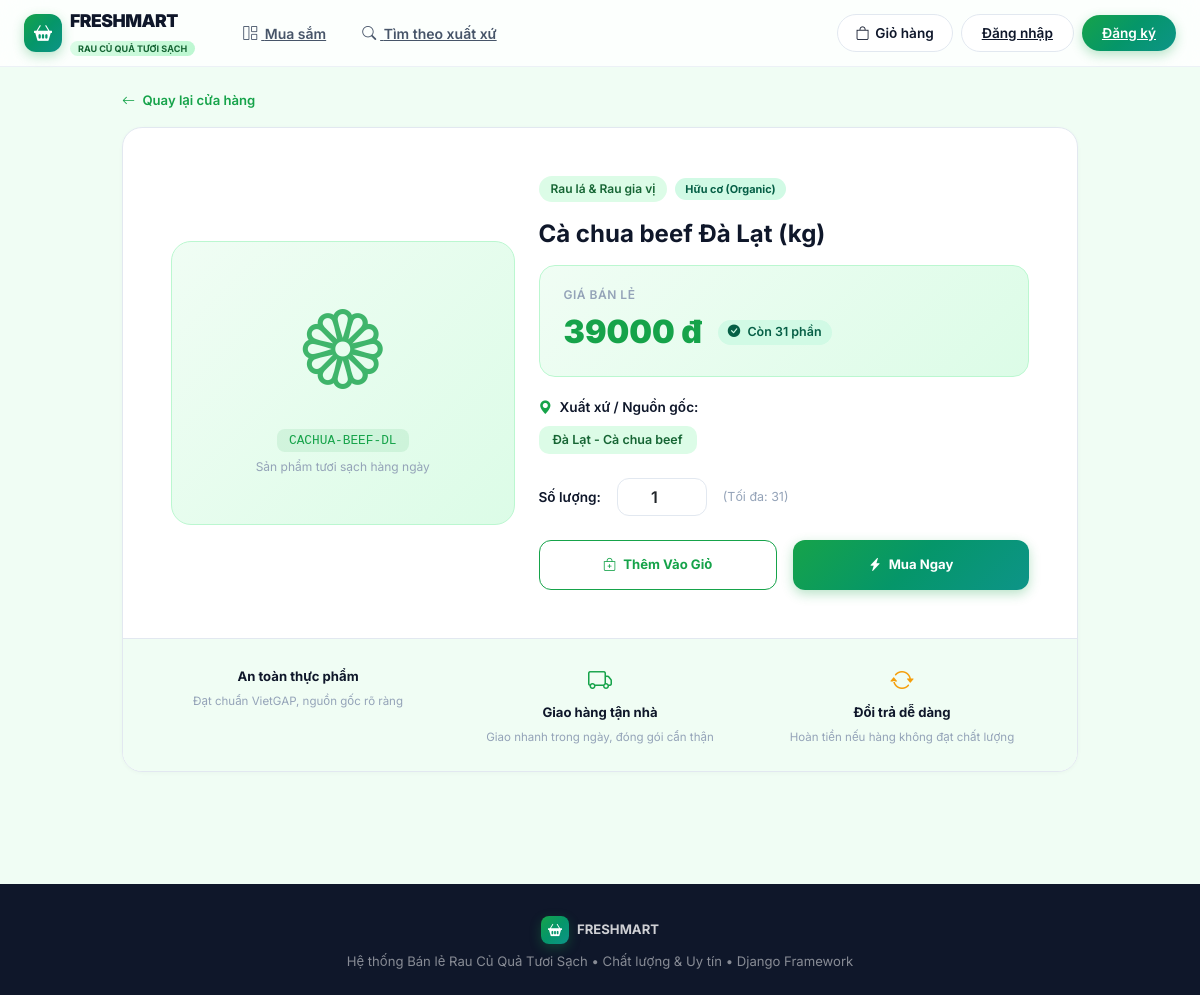
The page /product/9/ on the database its author committed.
### home/models.py (models this page shows, shortened)
class Product(models.Model):
    GRADE_CHOICES = [
        ('ZIN', 'Hữu cơ (Organic)'),
        ('LK1', 'Sạch (VietGAP)'),
        ('OEM', 'Thường'),
        ('DLC', 'Nhập khẩu (Import)'),
    ]
    sku = models.CharField(max_length=50, unique=True, verbose_name="Mã SKU")
    name = models.CharField(max_length=255, verbose_name="Tên sản phẩm")
    category = models.ForeignKey(Category, on_delete=models.PROTECT, related_name="products", verbose_name="Danh mục")
    grade = models.CharField(max_length=10, choices=GRADE_CHOICES, default='LK1', verbose_name="Phân loại chất lượng")
    compatible_models = models.ManyToManyField(
        PhoneModel,
        related_name="compatible_parts",
        blank=True,
        verbose_name="Giống loại / Nguồn gốc cụ thể"
    )
    cost_price = models.DecimalField(max_digits=12, decimal_places=0, default=0, verbose_name="Giá vốn (VNĐ)")
    retail_price = models.DecimalField(max_digits=12, decimal_places=0, default=0, verbose_name="Giá bán lẻ (VNĐ)")
    stock_quantity = models.IntegerField(default=0, verbose_name="Số lượng tồn kho")
    min_stock_alert = models.IntegerField(default=3, verbose_name="Mức cảnh báo tồn tối thiểu")
    location = models.CharField(max_length=100, blank=True, verbose_name="Vị trí kệ / quầy")
    created_at = models.DateTimeField(auto_now_add=True, verbose_name="Ngày tạo")
    updated_at = models.DateTimeField(auto_now=True, verbose_name="Cập nhật cuối")
    class Meta:
        verbose_name = "Sản phẩm"
        verbose_name_plural = "Danh mục Sản phẩm"
        ordering = ['category', 'name']

class Category(models.Model):
    name = models.CharField(max_length=100, unique=True, verbose_name="Tên danh mục")
    class Meta:
        verbose_name = "Danh mục sản phẩm"
        verbose_name_plural = "Danh mục sản phẩm"
        ordering = ['name']

class PhoneModel(models.Model):
    brand = models.ForeignKey(Brand, on_delete=models.CASCADE, related_name="models", verbose_name="Xuất xứ")
    name = models.CharField(max_length=100, verbose_name="Tên giống / loại cụ thể")
    class Meta:
        verbose_name = "Giống loại"
        verbose_name_plural = "Giống loại"
        unique_together = ('brand', 'name')
        ordering = ['brand__name', 'name']

class Brand(models.Model):
    name = models.CharField(max_length=100, unique=True, verbose_name="Xuất xứ / Nguồn gốc")
    class Meta:
        verbose_name = "Xuất xứ"
        verbose_name_plural = "Xuất xứ"
        ordering = ['name']

### home/views.py (the view)
# urls.py: path('product/<int:pk>/', views.product_detail, name='product_detail'),
def product_detail(request, pk):
    product = get_object_or_404(Product, pk=pk)
    related_products = Product.objects.filter(category=product.category).exclude(id=product.id)[:4]
    return render(request, 'shop/product_detail.html', {
        'product': product,
        'related_products': related_products,
    })

### home/context_processors.py (called while the page is built, shortened)
def cart_context(request):
    cart = request.session.get('cart', {})
    total_items = sum(cart.values())
    is_admin = False
    pending_orders_count = 0
    return {
        'cart_total_items': total_items,
        'is_admin': is_admin,
        'pending_orders_count': pending_orders_count,
    }

### home/templates/shop/product_detail.html (shortened to what this page needs)
{% extends 'shop/base_shop.html' %}
{% load humanize %}
{% block content %}
<div class="row justify-content-center">
    <div class="col-12 col-lg-10">
        <nav class="mb-3 anim-in" style="font-size:.82rem;">
            <a href="{% url 'home' %}" style="color:var(--brand-primary);text-decoration:none;font-weight:600;">
                <i class="bi bi-arrow-left me-1"></i> Quay lại cửa hàng
            </a>
        </nav>
        <div class="shop-card mb-4 anim-in anim-d1">
            <div class="p-4 p-md-5">
                <div class="row g-4 align-items-center">
                    <div class="col-12 col-md-5 text-center">
                        <div style="padding:48px 32px;background:linear-gradient(135deg,#f0fdf4,#dcfce7);border-radius:20px;border:1px solid #bbf7d0;">
                            {% if 'Rau' in product.category.name or 'rau' in product.name|lower %}
                                <i class="bi bi-flower1" style="font-size:5rem;color:#16a34a;opacity:.8;display:block;margin-bottom:16px;"></i>
                            {% elif 'Trái' in product.category.name or 'Quả' in product.category.name %}
                                <i class="bi bi-apple" style="font-size:5rem;color:#dc2626;opacity:.8;display:block;margin-bottom:16px;"></i>
                            {% elif 'Củ' in product.category.name or 'Khoai' in product.category.name %}
                                <i class="bi bi-egg-fill" style="font-size:5rem;color:#d97706;opacity:.8;display:block;margin-bottom:16px;"></i>
                            {% elif 'Nấm' in product.category.name %}
                                <i class="bi bi-cloud-fill" style="font-size:5rem;color:#8b5cf6;opacity:.8;display:block;margin-bottom:16px;"></i>
                            {% else %}
                                <i class="bi bi-basket" style="font-size:5rem;color:#16a34a;opacity:.8;display:block;margin-bottom:16px;"></i>
                            {% endif %}
                            <code style="font-size:.8rem;background:rgba(22,163,74,0.1);color:var(--brand-primary);padding:4px 12px;border-radius:8px;">{{ product.sku }}</code>
                            <div style="font-size:.75rem;color:var(--text-muted);margin-top:8px;">Sản phẩm tươi sạch hàng ngày</div>
                        </div>
                    </div>
                    <div class="col-12 col-md-7">
                        <div class="d-flex align-items-center gap-2 mb-3">
                            <span style="font-size:.75rem;font-weight:600;padding:4px 12px;border-radius:20px;background:#dcfce7;color:#166534;">{{ product.category.name }}</span>
                            {% if product.grade == 'ZIN' %}
                                <span class="grade-badge grade-zin">Hữu cơ (Organic)</span>
                            {% elif product.grade == 'LK1' %}
                                <span class="grade-badge grade-lk1">Sạch VietGAP</span>
                            {% elif product.grade == 'OEM' %}
                                <span class="grade-badge grade-oem">Thường</span>
                            {% else %}
                                <span class="grade-badge grade-dlc">Nhập khẩu</span>
                            {% endif %}
                        </div>
                        <h2 class="fw-bold mb-3" style="font-size:1.5rem;line-height:1.3;color:var(--text-primary);">{{ product.name }}</h2>
                        <div style="background:linear-gradient(135deg,#f0fdf4,#dcfce7);border-radius:16px;padding:20px 24px;border:1px solid #bbf7d0;margin-bottom:20px;">
                            <div style="font-size:.75rem;color:var(--text-muted);font-weight:600;text-transform:uppercase;letter-spacing:.5px;">Giá bán lẻ</div>
                            <div class="d-flex align-items-center gap-3 mt-1">
                                <span style="font-size:2rem;font-weight:900;color:var(--brand-primary);">{{ product.retail_price|intcomma }} đ</span>
                                <span class="stock-badge stock-available" style="font-size:.78rem;">
                                    <i class="bi bi-check-circle-fill me-1"></i> Còn {{ product.stock_quantity }} phần
                                </span>
                            </div>
                        </div>
                        <div class="mb-4">
                            <div class="fw-semibold mb-2" style="font-size:.85rem;color:var(--text-primary);">
                                <i class="bi bi-geo-alt-fill me-1" style="color:var(--brand-primary);"></i> Xuất xứ / Nguồn gốc:
                            </div>
                            <div class="d-flex flex-wrap gap-2">
                                {% for m in product.compatible_models.all %}
                                <span style="font-size:.78rem;font-weight:600;padding:5px 14px;border-radius:10px;background:#dcfce7;color:#166534;">
                                    {{ m.brand.name }} - {{ m.name }}
                                </span>
                                {% empty %}
                                <span style="font-size:.82rem;color:var(--text-muted);">Sản phẩm từ nhiều nguồn gốc khác nhau</span>
                                {% endfor %}
                            </div>
                        </div>
                        <form method="post" action="{% url 'cart_add' product.id %}">
                            <div class="d-flex align-items-center gap-3 mb-4">
                                <label class="fw-semibold" style="font-size:.85rem;white-space:nowrap;">Số lượng:</label>
                                <input type="number" name="quantity" value="1" min="1" max="{{ product.stock_quantity }}"
                                       class="form-control text-center" style="width:90px;border-radius:12px;border:1.5px solid var(--border-color);font-weight:600;">
                                <span style="font-size:.78rem;color:var(--text-muted);">(Tối đa: {{ product.stock_quantity }})</span>
                            </div>
                            <div class="d-flex gap-3">
                                <button type="submit" class="btn-add-cart" style="flex:1;padding:14px;">
                                    <i class="bi bi-bag-plus me-1"></i> Thêm Vào Giỏ
                                </button>
                                <button type="submit" name="buy_now" value="true" class="btn-buy-now" style="flex:1;padding:14px;">
                                    <i class="bi bi-lightning-charge-fill me-1"></i> Mua Ngay
                                </button>
                            </div>
                        </form>
                    </div>
                </div>
            </div>
            <div style="background:#f0fdf4;padding:24px 32px;border-top:1px solid var(--border-color);">
                <div class="row g-3 text-center">
                    <div class="col-12 col-md-4">
                        <strong class="d-block" style="font-size:.82rem;">An toàn thực phẩm</strong>
                        <span style="font-size:.72rem;color:var(--text-muted);">Đạt chuẩn VietGAP, nguồn gốc rõ ràng</span>
                    </div>
                    <div class="col-12 col-md-4">
                        <i class="bi bi-truck d-block mb-1" style="font-size:1.5rem;color:var(--brand-primary);"></i>
                        <strong class="d-block" style="font-size:.82rem;">Giao hàng tận nhà</strong>
                        <span style="font-size:.72rem;color:var(--text-muted);">Giao nhanh trong ngày, đóng gói cẩn thận</span>
                    </div>
                    <div class="col-12 col-md-4">
                        <i class="bi bi-arrow-repeat d-block mb-1" style="font-size:1.5rem;color:#f59e0b;"></i>
                        <strong class="d-block" style="font-size:.82rem;">Đổi trả dễ dàng</strong>
                        <span style="font-size:.72rem;color:var(--text-muted);">Hoàn tiền nếu hàng không đạt chất lượng</span>
                    </div>
                </div>
            </div>
        </div>
    </div>
</div>
{% endblock %}

### home/templates/shop/base_shop.html (style rules this page uses)
:root { --brand-primary: #16a34a; --brand-primary-dark: #15803d; --brand-primary-light: #4ade80; --brand-gradient: linear-gradient(135deg, #16a34a 0%, #059669 50%, #0d9488 100%); --brand-gradient-warm: linear-gradient(135deg, #f97316 0%, #ef4444 100%); --surface-bg: #f0fdf4; --surface-card: #ffffff; --text-primary: #0f172a; --text-secondary: #475569; --text-muted: #94a3b8; --border-color: #e2e8f0; --border-light: #f1f5f9; --success: #10b981; --warning: #f59e0b; --danger: #ef4444; }
* { box-sizing: border-box; }
body { font-family: 'Inter', -apple-system, BlinkMacSystemFont, sans-serif; background-color: var(--surface-bg); color: var(--text-primary); -webkit-font-smoothing: antialiased; margin: 0; }
.grade-badge { font-size: 0.68rem; font-weight: 700; padding: 3px 10px; border-radius: 20px; }
.grade-zin { background: #d1fae5; color: #065f46; }
.stock-badge { font-size: 0.68rem; font-weight: 600; padding: 3px 10px; border-radius: 20px; }
.stock-available { background: #d1fae5; color: #065f46; }
.btn-add-cart { width: 100%; padding: 10px; border-radius: 12px; font-weight: 700; font-size: 0.82rem; border: 1.5px solid var(--brand-primary); color: var(--brand-primary); background: transparent; transition: all 0.2s ease; }
.btn-buy-now { width: 100%; padding: 10px; border-radius: 12px; font-weight: 700; font-size: 0.82rem; border: none; background: var(--brand-gradient); color: white; transition: all 0.2s ease; box-shadow: 0 4px 12px rgba(22,163,74,0.3); }
.shop-card { background: var(--surface-card); border: 1px solid var(--border-color); border-radius: 20px; overflow: hidden; box-shadow: 0 1px 4px rgba(0,0,0,0.03); }
.anim-in { animation: fadeUp 0.4s ease both; }
.anim-d1 { animation-delay: 0.05s; }

### rows shown on the page
Product: sku "CACHUA-BEEF-DL", category.name "Rau lá & Rau gia vị", name "Cà chua beef Đà Lạt (kg)", retail_price "39000", stock_quantity "31"
PhoneModel: brand.name "Đà Lạt", name "Cà chua beef"
